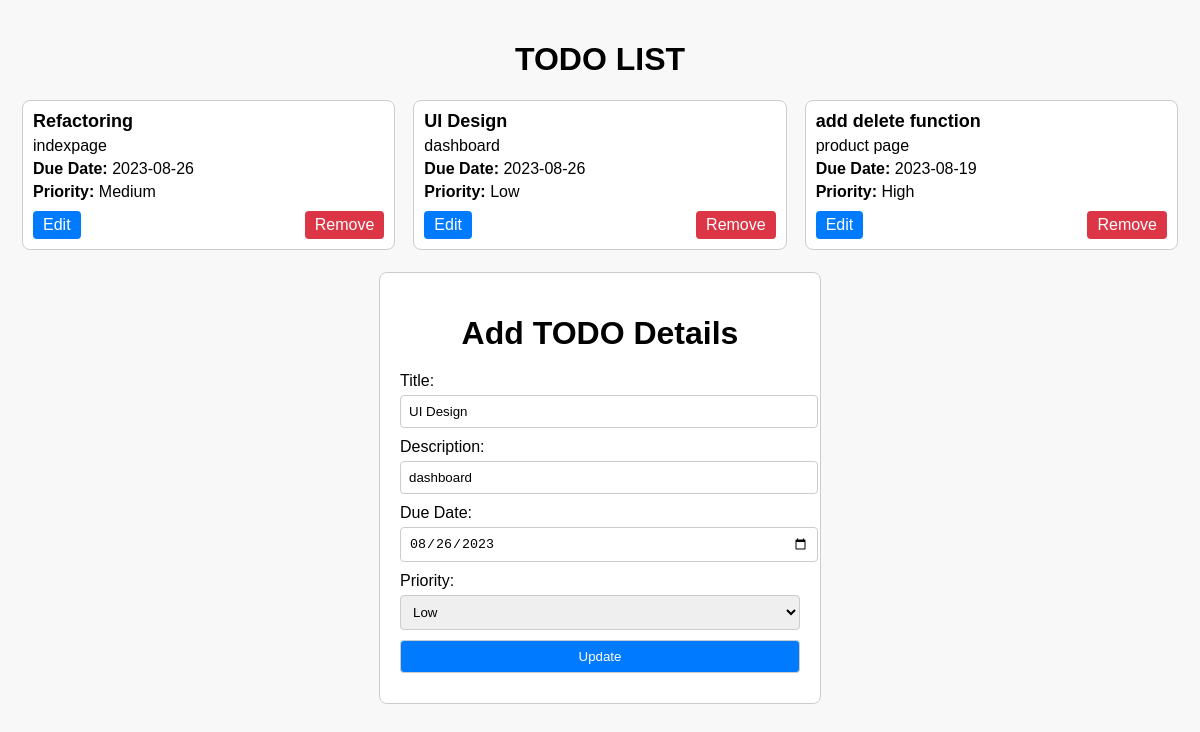
Screenshot of /index.php?id=19 with the database file from the repository.
### tables this page shows
CREATE TABLE `details` (
  `id` int(11) NOT NULL,
  `title` varchar(100) NOT NULL,
  `description` varchar(100) NOT NULL,
  `duedate` date NOT NULL,
  `priority` varchar(100) NOT NULL
);

### index.php (the view, shortened to what this page needs)
<!DOCTYPE html>
<html>
<head>
</head>
<body>
    <?php
        include("connection.php");
        $query = "SELECT * FROM details";
        $result = mysqli_query($con, $query);
        if (isset($_GET['id'])) {
            $id = $_GET['id'];
            $query1 = "SELECT * FROM details WHERE id = $id";
            $result1 = mysqli_query($con, $query1);
            $row1 = mysqli_fetch_assoc($result1);
        }
    ?>
    <h1>TODO LIST</h1>
    <div class="card-container">
        <?php
        while ($row = mysqli_fetch_assoc($result)) {
            $id = $row['id'];
        ?>
            <div class="card">
                <h2><?php echo $row['title']; ?></h2>
                <p><?php echo $row['description']; ?></p>
                <p><strong>Due Date:</strong> <?php echo $row['duedate']; ?></p>
                <p><strong>Priority:</strong> <?php echo $row['priority']; ?></p>
                <div class="action-buttons">
                    <a class="edit" href="index.php?id=<?php echo $id ?>">Edit</a>
                    <a class="delete" href="memberaction.php?id=<?php echo $id; ?>&action=delete">Remove</a>
                </div>
            </div>
        <?php
        }
        ?>
    </div>
    <div class="add-form">
        <h1>Add TODO Details</h1>
        <form action="memberaction.php" method="POST">
            <label for="title">Title:</label>
            <input type="text" name="title" value='<?php if (isset($_GET['id'])) {echo $row1['title'];} ?>' required>
            <label for="description">Description:</label>
            <input type="text" name="description" value='<?php if (isset($_GET['id'])) {echo $row1['description'];} ?>' required>
            <label for="duedate">Due Date:</label>
            <input type="date" name="duedate" value='<?php if (isset($_GET['id'])) {echo $row1['duedate'];} ?>' required>
            <label for="priority">Priority:</label>
            <select name="priority" required>
                <option value="Low" <?php if (isset($_GET['id']) && $row1['priority'] == 'Low') {echo 'selected';} ?>>Low</option>
            </select>
            <input type="submit" name="<?php if (isset($_GET['id'])) {echo "update";} else {echo "add";} ?>"
               value="<?php if (isset($_GET['id'])) {echo "Update";} else {echo "Add";} ?>">
        </form>
    </div>
</body>
</html>

### index.php (style rules this page uses)
body { font-family: Arial, sans-serif; margin: 0; padding: 20px; background-color: #f8f8f8; }
h1 { text-align: center; margin-bottom: 20px; }
.card-container { display: grid; grid-template-columns: repeat(auto-fit, minmax(200px, 1fr)); gap: 18px; padding: 2px; }
.card { border: 1px solid #ccc; border-radius: 8px; padding: 10px; background-color: #fff; }
.card h2 { margin: 0; font-size: 18px; font-weight: bold; }
.card p { margin: 5px 0; }
.card p strong { font-weight: bold; }
.action-buttons { display: flex; justify-content: space-between; margin-top: 10px; }
.action-buttons a { text-decoration: none; padding: 5px 10px; border-radius: 4px; color: #fff; }
.action-buttons a.edit { background-color: #007bff; }
.action-buttons a.delete { background-color: #dc3545; }
.add-form { border: 1px solid #ccc; border-radius: 8px; padding: 20px; background-color: #fff; margin-top: 20px; max-width: 400px; margin-left: auto; margin-right: auto; }
.add-form label { display: block; margin-bottom: 5px; }
.add-form input, .add-form select { width: 100%; padding: 8px; margin-bottom: 10px; border: 1px solid #ccc; border-radius: 4px; }
.add-form input[type="submit"] { background-color: #007bff; color: #fff; cursor: pointer; }

### rows the page displays
details: title "Refactoring", description "indexpage", duedate "2023-08-26", priority "Medium"
details: title "UI Design", description "dashboard", duedate "2023-08-26", priority "Low", duedate "08/26/2023"
details: title "add delete function", description "product page", duedate "2023-08-19", priority "High"
